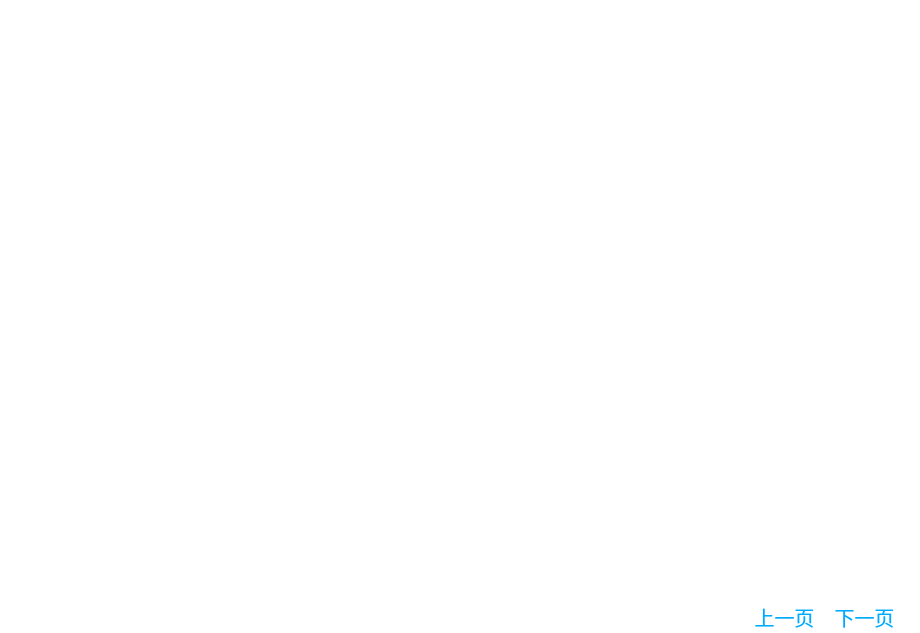
<?xml version="1.0" encoding="UTF-8"?>
<ui version="4.0">
 <class>ManuParamPage</class>
 <widget class="QWidget" name="ManuParamPage">
  <property name="geometry">
   <rect>
    <x>0</x>
    <y>0</y>
    <width>920</width>
    <height>633</height>
   </rect>
  </property>
  <property name="windowTitle">
   <string>Form</string>
  </property>
  <property name="styleSheet">
   <string notr="true">border-style:none;
background:transparent;</string>
  </property>
  <widget class="QStackedWidget" name="stackedWidget">
   <property name="geometry">
    <rect>
     <x>0</x>
     <y>0</y>
     <width>920</width>
     <height>600</height>
    </rect>
   </property>
   <widget class="QWidget" name="page">
    <widget class="QFrame" name="frame">
     <property name="geometry">
      <rect>
       <x>0</x>
       <y>0</y>
       <width>920</width>
       <height>600</height>
      </rect>
     </property>
     <property name="frameShape">
      <enum>QFrame::StyledPanel</enum>
     </property>
     <property name="frameShadow">
      <enum>QFrame::Raised</enum>
     </property>
    </widget>
   </widget>
   <widget class="QWidget" name="page_2">
    <widget class="QFrame" name="frame_2">
     <property name="geometry">
      <rect>
       <x>0</x>
       <y>0</y>
       <width>920</width>
       <height>600</height>
      </rect>
     </property>
     <property name="frameShape">
      <enum>QFrame::StyledPanel</enum>
     </property>
     <property name="frameShadow">
      <enum>QFrame::Raised</enum>
     </property>
    </widget>
   </widget>
   <widget class="QWidget" name="page_3">
    <widget class="QFrame" name="frame_3">
     <property name="geometry">
      <rect>
       <x>0</x>
       <y>0</y>
       <width>920</width>
       <height>600</height>
      </rect>
     </property>
     <property name="frameShape">
      <enum>QFrame::StyledPanel</enum>
     </property>
     <property name="frameShadow">
      <enum>QFrame::Raised</enum>
     </property>
    </widget>
   </widget>
  </widget>
  <widget class="QPushButton" name="pushButton">
   <property name="geometry">
    <rect>
     <x>820</x>
     <y>600</y>
     <width>89</width>
     <height>33</height>
    </rect>
   </property>
   <property name="palette">
    <palette>
     <active>
      <colorrole role="WindowText">
       <brush brushstyle="SolidPattern">
        <color alpha="255">
         <red>252</red>
         <green>175</green>
         <blue>62</blue>
        </color>
       </brush>
      </colorrole>
      <colorrole role="Button">
       <brush brushstyle="SolidPattern">
        <color alpha="0">
         <red>0</red>
         <green>0</green>
         <blue>0</blue>
        </color>
       </brush>
      </colorrole>
      <colorrole role="Text">
       <brush brushstyle="SolidPattern">
        <color alpha="255">
         <red>252</red>
         <green>175</green>
         <blue>62</blue>
        </color>
       </brush>
      </colorrole>
      <colorrole role="ButtonText">
       <brush brushstyle="SolidPattern">
        <color alpha="255">
         <red>0</red>
         <green>170</green>
         <blue>255</blue>
        </color>
       </brush>
      </colorrole>
      <colorrole role="Base">
       <brush brushstyle="SolidPattern">
        <color alpha="0">
         <red>0</red>
         <green>0</green>
         <blue>0</blue>
        </color>
       </brush>
      </colorrole>
      <colorrole role="Window">
       <brush brushstyle="SolidPattern">
        <color alpha="0">
         <red>0</red>
         <green>0</green>
         <blue>0</blue>
        </color>
       </brush>
      </colorrole>
     </active>
     <inactive>
      <colorrole role="WindowText">
       <brush brushstyle="SolidPattern">
        <color alpha="255">
         <red>252</red>
         <green>175</green>
         <blue>62</blue>
        </color>
       </brush>
      </colorrole>
      <colorrole role="Button">
       <brush brushstyle="SolidPattern">
        <color alpha="0">
         <red>0</red>
         <green>0</green>
         <blue>0</blue>
        </color>
       </brush>
      </colorrole>
      <colorrole role="Text">
       <brush brushstyle="SolidPattern">
        <color alpha="255">
         <red>252</red>
         <green>175</green>
         <blue>62</blue>
        </color>
       </brush>
      </colorrole>
      <colorrole role="ButtonText">
       <brush brushstyle="SolidPattern">
        <color alpha="255">
         <red>0</red>
         <green>170</green>
         <blue>255</blue>
        </color>
       </brush>
      </colorrole>
      <colorrole role="Base">
       <brush brushstyle="SolidPattern">
        <color alpha="0">
         <red>0</red>
         <green>0</green>
         <blue>0</blue>
        </color>
       </brush>
      </colorrole>
      <colorrole role="Window">
       <brush brushstyle="SolidPattern">
        <color alpha="0">
         <red>0</red>
         <green>0</green>
         <blue>0</blue>
        </color>
       </brush>
      </colorrole>
     </inactive>
     <disabled>
      <colorrole role="WindowText">
       <brush brushstyle="SolidPattern">
        <color alpha="255">
         <red>190</red>
         <green>190</green>
         <blue>190</blue>
        </color>
       </brush>
      </colorrole>
      <colorrole role="Button">
       <brush brushstyle="SolidPattern">
        <color alpha="0">
         <red>0</red>
         <green>0</green>
         <blue>0</blue>
        </color>
       </brush>
      </colorrole>
      <colorrole role="Text">
       <brush brushstyle="SolidPattern">
        <color alpha="255">
         <red>190</red>
         <green>190</green>
         <blue>190</blue>
        </color>
       </brush>
      </colorrole>
      <colorrole role="ButtonText">
       <brush brushstyle="SolidPattern">
        <color alpha="255">
         <red>190</red>
         <green>190</green>
         <blue>190</blue>
        </color>
       </brush>
      </colorrole>
      <colorrole role="Base">
       <brush brushstyle="SolidPattern">
        <color alpha="0">
         <red>0</red>
         <green>0</green>
         <blue>0</blue>
        </color>
       </brush>
      </colorrole>
      <colorrole role="Window">
       <brush brushstyle="SolidPattern">
        <color alpha="0">
         <red>0</red>
         <green>0</green>
         <blue>0</blue>
        </color>
       </brush>
      </colorrole>
     </disabled>
    </palette>
   </property>
   <property name="font">
    <font>
     <pointsize>15</pointsize>
    </font>
   </property>
   <property name="styleSheet">
    <string notr="true">border-style:none;
background:transparent;
outline:none;</string>
   </property>
   <property name="text">
    <string>下一页</string>
   </property>
  </widget>
  <widget class="QPushButton" name="pushButton_2">
   <property name="geometry">
    <rect>
     <x>740</x>
     <y>600</y>
     <width>89</width>
     <height>33</height>
    </rect>
   </property>
   <property name="palette">
    <palette>
     <active>
      <colorrole role="WindowText">
       <brush brushstyle="SolidPattern">
        <color alpha="255">
         <red>252</red>
         <green>175</green>
         <blue>62</blue>
        </color>
       </brush>
      </colorrole>
      <colorrole role="Button">
       <brush brushstyle="SolidPattern">
        <color alpha="0">
         <red>0</red>
         <green>0</green>
         <blue>0</blue>
        </color>
       </brush>
      </colorrole>
      <colorrole role="Text">
       <brush brushstyle="SolidPattern">
        <color alpha="255">
         <red>252</red>
         <green>175</green>
         <blue>62</blue>
        </color>
       </brush>
      </colorrole>
      <colorrole role="ButtonText">
       <brush brushstyle="SolidPattern">
        <color alpha="255">
         <red>0</red>
         <green>170</green>
         <blue>255</blue>
        </color>
       </brush>
      </colorrole>
      <colorrole role="Base">
       <brush brushstyle="SolidPattern">
        <color alpha="0">
         <red>0</red>
         <green>0</green>
         <blue>0</blue>
        </color>
       </brush>
      </colorrole>
      <colorrole role="Window">
       <brush brushstyle="SolidPattern">
        <color alpha="0">
         <red>0</red>
         <green>0</green>
         <blue>0</blue>
        </color>
       </brush>
      </colorrole>
     </active>
     <inactive>
      <colorrole role="WindowText">
       <brush brushstyle="SolidPattern">
        <color alpha="255">
         <red>252</red>
         <green>175</green>
         <blue>62</blue>
        </color>
       </brush>
      </colorrole>
      <colorrole role="Button">
       <brush brushstyle="SolidPattern">
        <color alpha="0">
         <red>0</red>
         <green>0</green>
         <blue>0</blue>
        </color>
       </brush>
      </colorrole>
      <colorrole role="Text">
       <brush brushstyle="SolidPattern">
        <color alpha="255">
         <red>252</red>
         <green>175</green>
         <blue>62</blue>
        </color>
       </brush>
      </colorrole>
      <colorrole role="ButtonText">
       <brush brushstyle="SolidPattern">
        <color alpha="255">
         <red>0</red>
         <green>170</green>
         <blue>255</blue>
        </color>
       </brush>
      </colorrole>
      <colorrole role="Base">
       <brush brushstyle="SolidPattern">
        <color alpha="0">
         <red>0</red>
         <green>0</green>
         <blue>0</blue>
        </color>
       </brush>
      </colorrole>
      <colorrole role="Window">
       <brush brushstyle="SolidPattern">
        <color alpha="0">
         <red>0</red>
         <green>0</green>
         <blue>0</blue>
        </color>
       </brush>
      </colorrole>
     </inactive>
     <disabled>
      <colorrole role="WindowText">
       <brush brushstyle="SolidPattern">
        <color alpha="255">
         <red>190</red>
         <green>190</green>
         <blue>190</blue>
        </color>
       </brush>
      </colorrole>
      <colorrole role="Button">
       <brush brushstyle="SolidPattern">
        <color alpha="0">
         <red>0</red>
         <green>0</green>
         <blue>0</blue>
        </color>
       </brush>
      </colorrole>
      <colorrole role="Text">
       <brush brushstyle="SolidPattern">
        <color alpha="255">
         <red>190</red>
         <green>190</green>
         <blue>190</blue>
        </color>
       </brush>
      </colorrole>
      <colorrole role="ButtonText">
       <brush brushstyle="SolidPattern">
        <color alpha="255">
         <red>190</red>
         <green>190</green>
         <blue>190</blue>
        </color>
       </brush>
      </colorrole>
      <colorrole role="Base">
       <brush brushstyle="SolidPattern">
        <color alpha="0">
         <red>0</red>
         <green>0</green>
         <blue>0</blue>
        </color>
       </brush>
      </colorrole>
      <colorrole role="Window">
       <brush brushstyle="SolidPattern">
        <color alpha="0">
         <red>0</red>
         <green>0</green>
         <blue>0</blue>
        </color>
       </brush>
      </colorrole>
     </disabled>
    </palette>
   </property>
   <property name="font">
    <font>
     <pointsize>15</pointsize>
    </font>
   </property>
   <property name="styleSheet">
    <string notr="true">border-style:none;
background:transparent;
outline:none;</string>
   </property>
   <property name="text">
    <string>上一页</string>
   </property>
  </widget>
 </widget>
 <resources/>
 <connections/>
</ui>
